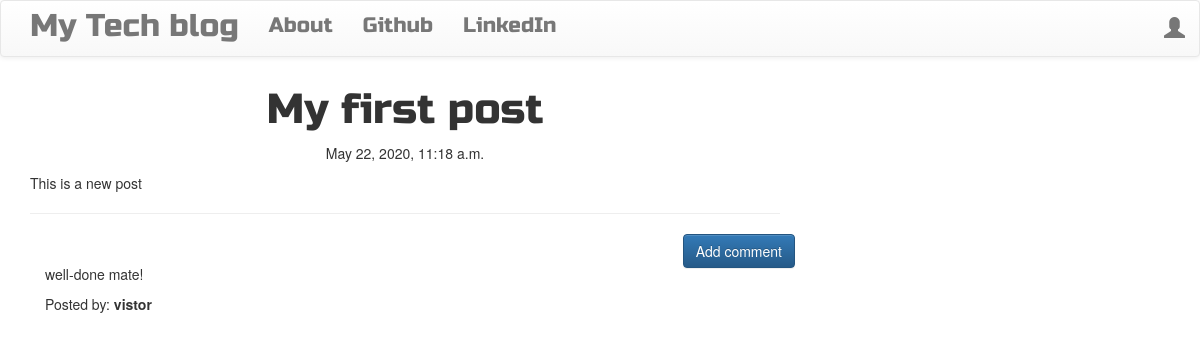
Page /post/9 on the committed database.
### blog/models.py (models this page shows, shortened)
class Post(models.Model):
    author = models.ForeignKey('auth.User',on_delete = models.CASCADE)
    title = models.CharField(max_length=200)
    text = models.TextField()
    create_date = models.DateTimeField(default=timezone.now)
    published_date = models.DateTimeField(blank=True,null=True)

class Comment(models.Model):
    post = models.ForeignKey('blog.Post',related_name = 'comments',on_delete = models.CASCADE)
    author = models.CharField(max_length=200)
    text = models.TextField()
    create_date = models.DateTimeField(default=timezone.now())
    approved_comment = models.BooleanField(default=False)

### blog/views.py (the view)
# urls.py: path('post/<int:pk>',views.PostDetailView.as_view(),name='post_detail'),
class PostDetailView(DetailView):
    model = Post

### blog/templates/blog/post_detail.html (shortened to what this page needs)
{% extends 'blog/base.html' %}
{% block content %}
        <h1 class='posttitle loader'>{{ post.title }}</h1>
        {% if post.published_date %}
            <div class="date postdate">
                {{ post.published_date }}
            </div>
        {% else %}
            <a class="btn btn-default" href="{% url 'post_publish' pk=post.pk %}">Publish</a>
        {% endif %}
      <p class='postcontent' >{{ post.text|safe|linebreaksbr }}</p>
  <hr>
  <a class="btn btn-primary btn-comment" href="{% url 'add_comment_to_post' pk=post.pk %}">Add comment</a>
  <div class="container">
  {% for comment in post.comments.all %}
  <br>
      {% if user.is_authenticated or comment.approved_comment %}
          <p>{{ comment.text|safe|linebreaks }}</p>
          <p>Posted by: <strong>{{ comment.author }}</strong></p>
      {% endif %}
  {% empty %}
      <p>No comments posted.</p>
  {% endfor %}
</div>
{% endblock %}

### blog/static/css/blog.css (style rules this page uses)
.postdate { text-align: center; }
.posttitle { font-family:'Russo One',sans-serif; font-size: 3em; text-align:center; }
.postcontent { font-family: 'Montserrat'; font-size: 1.5em; }
.btn-comment { position: absolute; right: 0px; }
.loader { filter:hue-rotate(0deg); color:linear-gradient(45deg,#0f8,#08f); animation:hue 10000ms infinite linear; }

### rows in the picture
Post: title "My first post", published_date "May 22, 2020, 11:18 a.m.", text "This is a new post"
Comment: text "well-done mate!", author "vistor"
